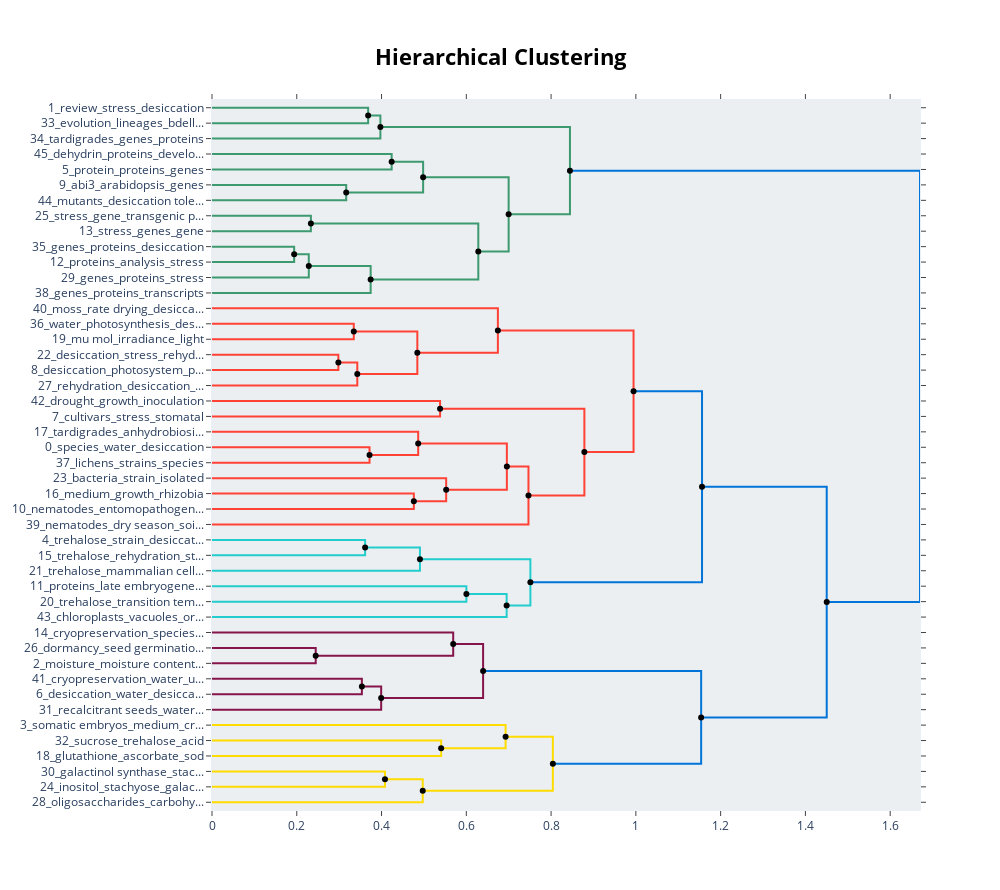

The notebook cell saved with this chart:
### Code cell
fig = mmr_model.visualize_hierarchy(hierarchical_topics=hierarchical_topics)
fig.show()
fig.write_image('../data/citation_network/figures/hierarchical_figure_default_aesthetics.pdf')

### Figure 1 — Plotly figure (JSON) as saved in the notebook; plotly's stock layout.template omitted (floating-point values rounded to 4 significant figures)
{"data": [{"hoverinfo": "text", "marker": {"color": "rgb(61,153,112)"}, "mode": "lines", "text": ["review_stress_desiccation_environmental_studies", "", "", "evolution_lineages_bdelloid_species_land plants"], "type": "scatter", "x": [0, 0.3684, 0.3684, 0], "xaxis": "x", "y": [-5, -5, -15, -15], "yaxis": "y"}, {"hoverinfo": "text", "marker": {"color": "rgb(61,153,112)"}, "mode": "lines", "text": ["mechanisms_stress_review_desiccation_evolution", "", "", "tardigrades_genes_proteins_desiccation_analysis"], "type": "scatter", "x": [0.3684, 0.3973, 0.3973, 0], "xaxis": "x", "y": [-10, -10, -25, -25], "yaxis": "y"}, {"hoverinfo": "text", "marker": {"color": "rgb(61,153,112)"}, "mode": "lines", "text": ["dehydrin_proteins_development_dehydrin like_accumulation", "", "", "protein_proteins_genes_stress_analysis"], "type": "scatter", "x": [0, 0.4239, 0.4239, 0], "xaxis": "x", "y": [-35, -35, -45, -45], "yaxis": "y"}, {"hoverinfo": "text", "marker": {"color": "rgb(61,153,112)"}, "mode": "lines", "text": ["abi3_arabidopsis_genes_type_stress", "", "", "mutants_desiccation tolerance_desiccation_abscisic acid_abscisic"], "type": "scatter", "x": [0, 0.3166, 0.3166, 0], "xaxis": "x", "y": [-55, -55, -65, -65], "yaxis": "y"}, {"hoverinfo": "text", "marker": {"color": "rgb(61,153,112)"}, "mode": "lines", "text": ["proteins_acid_dehydrin_desiccation_sequence", "", "", "arabidopsis_genes_stress_wild type_abscisic acid"], "type": "scatter", "x": [0.4239, 0.4981, 0.4981, 0.3166], "xaxis": "x", "y": [-40, -40, -60, -60], "yaxis": "y"}, {"hoverinfo": "text", "marker": {"color": "rgb(61,153,112)"}, "mode": "lines", "text": ["stress_gene_transgenic plants_protein_wild type", "", "", "stress_genes_gene_protein_abiotic stress"], "type": "scatter", "x": [0, 0.2333, 0.2333, 0], "xaxis": "x", "y": [-75, -75, -85, -85], "yaxis": "y"}, {"hoverinfo": "text", "marker": {"color": "rgb(61,153,112)"}, "mode": "lines", "text": ["genes_proteins_desiccation_stress_rehydration", "", "", "proteins_analysis_stress_differentially expressed_study"], "type": "scatter", "x": [0, 0.1938, 0.1938, 0], "xaxis": "x", "y": [-95, -95, -105, -105], "yaxis": "y"}, {"hoverinfo": "text", "marker": {"color": "rgb(61,153,112)"}, "mode": "lines", "text": ["genes_proteins_stress_analysis_desiccation", "", "", "genes_proteins_stress_development_metabolism"], "type": "scatter", "x": [0.1938, 0.2284, 0.2284, 0], "xaxis": "x", "y": [-100, -100, -115, -115], "yaxis": "y"}, {"hoverinfo": "text", "marker": {"color": "rgb(61,153,112)"}, "mode": "lines", "text": ["genes_proteins_stress_desiccation_metabolism", "", "", "genes_proteins_transcripts_seed maturation_gene"], "type": "scatter", "x": [0.2284, 0.3743, 0.3743, 0], "xaxis": "x", "y": [-107.5, -107.5, -125, -125], "yaxis": "y"}, {"hoverinfo": "text", "marker": {"color": "rgb(61,153,112)"}, "mode": "lines", "text": ["stress_gene_arabidopsis_abiotic stress_analysis", "", "", "genes_proteins_stress_desiccation_metabolism"], "type": "scatter", "x": [0.2333, 0.6283, 0.6283, 0.3743], "xaxis": "x", "y": [-80, -80, -116.2, -116.2], "yaxis": "y"}, {"hoverinfo": "text", "marker": {"color": "rgb(61,153,112)"}, "mode": "lines", "text": ["proteins_genes_arabidopsis_abi3_stress", "", "", "genes_stress_proteins_gene_analysis"], "type": "scatter", "x": [0.4981, 0.6999, 0.6999, 0.6283], "xaxis": "x", "y": [-50, -50, -98.12, -98.12], "yaxis": "y"}, {"hoverinfo": "text", "marker": {"color": "rgb(61,153,112)"}, "mode": "lines", "text": ["stress_desiccation_review_proteins_evolution", "", "", "genes_proteins_stress_analysis_desiccation"], "type": "scatter", "x": [0.3973, 0.8445, 0.8445, 0.6999], "xaxis": "x", "y": [-17.5, -17.5, -74.06, -74.06], "yaxis": "y"}, {"hoverinfo": "text", "marker": {"color": "rgb(255,65,54)"}, "mode": "lines", "text": ["water_photosynthesis_desiccation_species_moss", "", "", "mu mol_irradiance_light_photosynthesis_water"], "type": "scatter", "x": [0, 0.3345, 0.3345, 0], "xaxis": "x", "y": [-145, -145, -155, -155], "yaxis": "y"}, {"hoverinfo": "text", "marker": {"color": "rgb(255,65,54)"}, "mode": "lines", "text": ["desiccation_stress_rehydration_drought_species", "", "", "desiccation_photosystem_photosystem ii_activity_photochemical"], "type": "scatter", "x": [0, 0.2981, 0.2981, 0], "xaxis": "x", "y": [-165, -165, -175, -175], "yaxis": "y"}, {"hoverinfo": "text", "marker": {"color": "rgb(255,65,54)"}, "mode": "lines", "text": ["desiccation_rehydration_water_stress_species", "", "", "rehydration_desiccation_results_water_activity"], "type": "scatter", "x": [0.2981, 0.3428, 0.3428, 0], "xaxis": "x", "y": [-170, -170, -185, -185], "yaxis": "y"}, {"hoverinfo": "text", "marker": {"color": "rgb(255,65,54)"}, "mode": "lines", "text": ["water_photosynthesis_mu mol_light_desiccation", "", "", "desiccation_water_activity_stress_increased"], "type": "scatter", "x": [0.3345, 0.4845, 0.4845, 0.3428], "xaxis": "x", "y": [-150, -150, -177.5, -177.5], "yaxis": "y"}, {"hoverinfo": "text", "marker": {"color": "rgb(255,65,54)"}, "mode": "lines", "text": ["moss_rate drying_desiccation_damage_syntrichia", "", "", "desiccation_water_rehydration_photosynthesis_species"], "type": "scatter", "x": [0, 0.6745, 0.6745, 0.4845], "xaxis": "x", "y": [-135, -135, -163.8, -163.8], "yaxis": "y"}, {"hoverinfo": "text", "marker": {"color": "rgb(255,65,54)"}, "mode": "lines", "text": ["drought_growth_inoculation_plant growth_plant", "", "", "cultivars_stress_stomatal_soil_growth"], "type": "scatter", "x": [0, 0.5381, 0.5381, 0], "xaxis": "x", "y": [-195, -195, -205, -205], "yaxis": "y"}, {"hoverinfo": "text", "marker": {"color": "rgb(255,65,54)"}, "mode": "lines", "text": ["species_water_desiccation_traits_survival", "", "", "lichens_strains_species_light_conditions"], "type": "scatter", "x": [0, 0.3717, 0.3717, 0], "xaxis": "x", "y": [-225, -225, -235, -235], "yaxis": "y"}, {"hoverinfo": "text", "marker": {"color": "rgb(255,65,54)"}, "mode": "lines", "text": ["tardigrades_anhydrobiosis_anhydrobiotic_tardigrade_species", "", "", "species_water_desiccation_traits_environmental"], "type": "scatter", "x": [0, 0.4865, 0.4865, 0.3717], "xaxis": "x", "y": [-215, -215, -230, -230], "yaxis": "y"}, {"hoverinfo": "text", "marker": {"color": "rgb(255,65,54)"}, "mode": "lines", "text": ["medium_growth_rhizobia_strains_media", "", "", "nematodes_entomopathogenic_infective_isolates_indica"], "type": "scatter", "x": [0, 0.4762, 0.4762, 0], "xaxis": "x", "y": [-255, -255, -265, -265], "yaxis": "y"}, {"hoverinfo": "text", "marker": {"color": "rgb(255,65,54)"}, "mode": "lines", "text": ["bacteria_strain_isolated_cyanobacteria_desiccation", "", "", "nematodes_entomopathogenic_infective_isolates_juveniles"], "type": "scatter", "x": [0, 0.5525, 0.5525, 0.4762], "xaxis": "x", "y": [-245, -245, -260, -260], "yaxis": "y"}, {"hoverinfo": "text", "marker": {"color": "rgb(255,65,54)"}, "mode": "lines", "text": ["species_water_desiccation_traits_survival", "", "", "nematodes_strain_desiccation_entomopathogenic_growth"], "type": "scatter", "x": [0.4865, 0.6956, 0.6956, 0.5525], "xaxis": "x", "y": [-222.5, -222.5, -252.5, -252.5], "yaxis": "y"}, {"hoverinfo": "text", "marker": {"color": "rgb(255,65,54)"}, "mode": "lines", "text": ["species_water_desiccation_temperature_survival", "", "", "nematodes_dry season_soil moisture_africa_peanut"], "type": "scatter", "x": [0.6956, 0.7466, 0.7466, 0], "xaxis": "x", "y": [-237.5, -237.5, -275, -275], "yaxis": "y"}, {"hoverinfo": "text", "marker": {"color": "rgb(255,65,54)"}, "mode": "lines", "text": ["water_stress_genotypes_growth_stomatal", "", "", "species_water_desiccation_survival_conditions"], "type": "scatter", "x": [0.5381, 0.8785, 0.8785, 0.7466], "xaxis": "x", "y": [-200, -200, -256.2, -256.2], "yaxis": "y"}, {"hoverinfo": "text", "marker": {"color": "rgb(255,65,54)"}, "mode": "lines", "text": ["desiccation_water_species_photosynthesis_stress", "", "", "species_desiccation_temperature_conditions_traits"], "type": "scatter", "x": [0.6745, 0.9945, 0.9945, 0.8785], "xaxis": "x", "y": [-149.4, -149.4, -228.1, -228.1], "yaxis": "y"}, {"hoverinfo": "text", "marker": {"color": "rgb(35,205,205)"}, "mode": "lines", "text": ["trehalose_strain_desiccation_stress_mutants", "", "", "trehalose_rehydration_strain_saccharomyces_saccharomyces cerevisiae"], "type": "scatter", "x": [0, 0.3612, 0.3612, 0], "xaxis": "x", "y": [-285, -285, -295, -295], "yaxis": "y"}, {"hoverinfo": "text", "marker": {"color": "rgb(35,205,205)"}, "mode": "lines", "text": ["trehalose_strain_desiccation_stress_yeast", "", "", "trehalose_mammalian cells_membrane_viability_human"], "type": "scatter", "x": [0.3612, 0.4906, 0.4906, 0], "xaxis": "x", "y": [-290, -290, -305, -305], "yaxis": "y"}, {"hoverinfo": "text", "marker": {"color": "rgb(35,205,205)"}, "mode": "lines", "text": ["proteins_late embryogenesis abundant_late embryogenesis_lea protein_abundant lea proteins", "", "", "trehalose_transition temperature_state_glass transition_glassy"], "type": "scatter", "x": [0, 0.6002, 0.6002, 0], "xaxis": "x", "y": [-315, -315, -325, -325], "yaxis": "y"}, {"hoverinfo": "text", "marker": {"color": "rgb(35,205,205)"}, "mode": "lines", "text": ["lea protein_late embryogenesis abundant_embryogenesis abundant_late embryogenesis_abundant lea proteins", "", "", "chloroplasts_vacuoles_organelles_electron microscopy_ultrastructural"], "type": "scatter", "x": [0.6002, 0.6951, 0.6951, 0], "xaxis": "x", "y": [-320, -320, -335, -335], "yaxis": "y"}, {"hoverinfo": "text", "marker": {"color": "rgb(35,205,205)"}, "mode": "lines", "text": ["trehalose_strain_desiccation_stress_yeast", "", "", "proteins_lea protein_desiccation_late embryogenesis abundant_embryogenesis abundant"], "type": "scatter", "x": [0.4906, 0.7511, 0.7511, 0.6951], "xaxis": "x", "y": [-297.5, -297.5, -327.5, -327.5], "yaxis": "y"}, {"hoverinfo": "text", "marker": {"color": "rgb(0,116,217)"}, "mode": "lines", "text": ["species_desiccation_conditions_stress_soil", "", "", "trehalose_proteins_desiccation_lea proteins_stress"], "type": "scatter", "x": [0.9945, 1.156, 1.156, 0.7511], "xaxis": "x", "y": [-188.8, -188.8, -312.5, -312.5], "yaxis": "y"}, {"hoverinfo": "text", "marker": {"color": "rgb(133,20,75)"}, "mode": "lines", "text": ["dormancy_seed germination_ex situ_germinated_climate", "", "", "moisture_moisture content_viability_maturity_desiccation"], "type": "scatter", "x": [0, 0.2447, 0.2447, 0], "xaxis": "x", "y": [-355, -355, -365, -365], "yaxis": "y"}, {"hoverinfo": "text", "marker": {"color": "rgb(133,20,75)"}, "mode": "lines", "text": ["cryopreservation_species_ex situ_plant_germplasm", "", "", "moisture_moisture content_species_desiccation_temperature"], "type": "scatter", "x": [0, 0.5691, 0.5691, 0.2447], "xaxis": "x", "y": [-345, -345, -360, -360], "yaxis": "y"}, {"hoverinfo": "text", "marker": {"color": "rgb(133,20,75)"}, "mode": "lines", "text": ["cryopreservation_water_ultrastructural_recalcitrant_viability", "", "", "desiccation_water_desiccation tolerance_damage_development"], "type": "scatter", "x": [0, 0.3536, 0.3536, 0], "xaxis": "x", "y": [-375, -375, -385, -385], "yaxis": "y"}, {"hoverinfo": "text", "marker": {"color": "rgb(133,20,75)"}, "mode": "lines", "text": ["desiccation_water_desiccation tolerance_damage_recalcitrant", "", "", "recalcitrant seeds_water_desiccation_water content_water contents"], "type": "scatter", "x": [0.3536, 0.3991, 0.3991, 0], "xaxis": "x", "y": [-380, -380, -395, -395], "yaxis": "y"}, {"hoverinfo": "text", "marker": {"color": "rgb(133,20,75)"}, "mode": "lines", "text": ["moisture_moisture content_species_desiccation_temperature", "", "", "water_desiccation_desiccation tolerance_water contents_water content"], "type": "scatter", "x": [0.5691, 0.6396, 0.6396, 0.3991], "xaxis": "x", "y": [-352.5, -352.5, -387.5, -387.5], "yaxis": "y"}, {"hoverinfo": "text", "marker": {"color": "rgb(255,220,0)"}, "mode": "lines", "text": ["sucrose_trehalose_acid_commune_pectin", "", "", "glutathione_ascorbate_sod_activity_reductase"], "type": "scatter", "x": [0, 0.5406, 0.5406, 0], "xaxis": "x", "y": [-415, -415, -425, -425], "yaxis": "y"}, {"hoverinfo": "text", "marker": {"color": "rgb(255,220,0)"}, "mode": "lines", "text": ["somatic embryos_medium_cryopreservation_embryogenic_regeneration", "", "", "ascorbate_leaves_sod_enzymes_h2o2"], "type": "scatter", "x": [0, 0.6927, 0.6927, 0.5406], "xaxis": "x", "y": [-405, -405, -420, -420], "yaxis": "y"}, {"hoverinfo": "text", "marker": {"color": "rgb(255,220,0)"}, "mode": "lines", "text": ["galactinol synthase_stachyose_galactose_oligosaccharides_trehalose", "", "", "inositol_stachyose_galactinol_myo inositol_soybean"], "type": "scatter", "x": [0, 0.4081, 0.4081, 0], "xaxis": "x", "y": [-435, -435, -445, -445], "yaxis": "y"}, {"hoverinfo": "text", "marker": {"color": "rgb(255,220,0)"}, "mode": "lines", "text": ["myo inositol_oligosaccharides_raffinose stachyose_galactinol synthase_galactose", "", "", "oligosaccharides_carbohydrate_raffinose stachyose_glucose fructose_raffinose family"], "type": "scatter", "x": [0.4081, 0.4972, 0.4972, 0], "xaxis": "x", "y": [-440, -440, -455, -455], "yaxis": "y"}, {"hoverinfo": "text", "marker": {"color": "rgb(255,220,0)"}, "mode": "lines", "text": ["somatic embryos_medium_acid_cryopreservation_desiccation", "", "", "stachyose_inositol_oligosaccharides_raffinose stachyose_myo inositol"], "type": "scatter", "x": [0.6927, 0.8042, 0.8042, 0.4972], "xaxis": "x", "y": [-412.5, -412.5, -447.5, -447.5], "yaxis": "y"}, {"hoverinfo": "text", "marker": {"color": "rgb(0,116,217)"}, "mode": "lines", "text": ["moisture_desiccation_moisture content_water_species", "", "", "sucrose_somatic embryos_raffinose_medium_stachyose"], "type": "scatter", "x": [0.6396, 1.154, 1.154, 0.8042], "xaxis": "x", "y": [-370, -370, -430, -430], "yaxis": "y"}, {"hoverinfo": "text", "marker": {"color": "rgb(0,116,217)"}, "mode": "lines", "text": ["desiccation_species_stress_degrees_soil", "", "", "desiccation_moisture_cryopreservation_moisture content_species"], "type": "scatter", "x": [1.156, 1.45, 1.45, 1.154], "xaxis": "x", "y": [-250.6, -250.6, -400, -400], "yaxis": "y"}, {"hoverinfo": "text", "marker": {"color": "rgb(0,116,217)"}, "mode": "lines", "text": ["genes_stress_proteins_aba_desiccation", "", "", "desiccation_water_species_degrees_temperature"], "type": "scatter", "x": [0.8445, 1.67, 1.67, 1.45], "xaxis": "x", "y": [-45.78, -45.78, -325.3, -325.3], "yaxis": "y"}, {"hoverinfo": "text", "hovertext": ["mechanisms_stress_review_desiccation_evolution", "proteins_acid_dehydrin_desiccation_sequence", "genes_proteins_stress_analysis_desiccation", "genes_proteins_stress_desiccation_metabolism", "stress_gene_arabidopsis_abiotic stress_analysis", "proteins_genes_arabidopsis_abi3_stress", "stress_desiccation_review_proteins_evolution", "desiccation_rehydration_water_stress_species", "water_photosynthesis_mu mol_light_desiccation", "species_water_desiccation_traits_survival", "species_water_desiccation_temperature_survival", "water_stress_genotypes_growth_stomatal", "desiccation_water_species_photosynthesis_stress", "trehalose_strain_desiccation_stress_yeast", "lea protein_late embryogenesis abundant_embryogenesis abundant_late embryogenesis_abundant lea proteins", "trehalose_strain_desiccation_stress_yeast", "species_desiccation_conditions_stress_soil", "desiccation_water_desiccation tolerance_damage_recalcitrant", "moisture_moisture content_species_desiccation_temperature", "myo inositol_oligosaccharides_raffinose stachyose_galactinol synthase_galactose", "somatic embryos_medium_acid_cryopreservation_desiccation", "moisture_desiccation_moisture content_water_species", "desiccation_species_stress_degrees_soil", "genes_stress_proteins_aba_desiccation"], "marker": {"color": "black"}, "mode": "markers", "showlegend": false, "type": "scatter", "x": [0.3684, 0.4239, 0.1938, 0.2284, 0.2333, 0.4981, 0.3973, 0.2981, 0.3345, 0.4865, 0.6956, 0.5381, 0.6745, 0.3612, 0.6002, 0.4906, 0.9945, 0.3536, 0.5691, 0.4081, 0.6927, 0.6396, 1.156, 0.8445], "y": [-10, -40, -100, -107.5, -80, -50, -17.5, -170, -150, -222.5, -237.5, -200, -149.4, -290, -320, -297.5, -188.8, -380, -352.5, -440, -412.5, -370, -250.6, -45.78]}, {"hoverinfo": "text", "hovertext": ["arabidopsis_genes_stress_wild type_abscisic acid", "genes_proteins_stress_desiccation_metabolism", "genes_stress_proteins_gene_analysis", "genes_proteins_stress_analysis_desiccation", "desiccation_water_activity_stress_increased", "desiccation_water_rehydration_photosynthesis_species", "species_water_desiccation_traits_environmental", "nematodes_entomopathogenic_infective_isolates_juveniles", "nematodes_strain_desiccation_entomopathogenic_growth", "species_water_desiccation_survival_conditions", "species_desiccation_temperature_conditions_traits", "proteins_lea protein_desiccation_late embryogenesis abundant_embryogenesis abundant", "trehalose_proteins_desiccation_lea proteins_stress", "moisture_moisture content_species_desiccation_temperature", "water_desiccation_desiccation tolerance_water contents_water content", "ascorbate_leaves_sod_enzymes_h2o2", "stachyose_inositol_oligosaccharides_raffinose stachyose_myo inositol", "sucrose_somatic embryos_raffinose_medium_stachyose", "desiccation_moisture_cryopreservation_moisture content_species", "desiccation_water_species_degrees_temperature"], "marker": {"color": "black"}, "mode": "markers", "showlegend": false, "type": "scatter", "x": [0.3166, 0.3743, 0.6283, 0.6999, 0.3428, 0.4845, 0.3717, 0.4762, 0.5525, 0.7466, 0.8785, 0.6951, 0.7511, 0.2447, 0.3991, 0.5406, 0.4972, 0.8042, 1.154, 1.45], "y": [-60, -116.2, -98.12, -74.06, -177.5, -163.8, -230, -260, -252.5, -256.2, -228.1, -327.5, -312.5, -360, -387.5, -420, -447.5, -430, -400, -325.3]}], "layout": {"autosize": false, "height": 890, "hoverlabel": {"bgcolor": "white", "font": {"family": "Rockwell", "size": 16}}, "hovermode": "closest", "plot_bgcolor": "#ECEFF1", "showlegend": false, "title": {"font": {"color": "Black", "size": 22}, "text": "<b>Hierarchical Clustering</b>", "x": 0.5, "xanchor": "center", "yanchor": "top"}, "width": 1000, "xaxis": {"mirror": "allticks", "rangemode": "tozero", "showgrid": false, "showline": true, "showticklabels": true, "ticks": "outside", "type": "linear", "zeroline": false}, "yaxis": {"mirror": "allticks", "range": [-460, 0], "rangemode": "tozero", "showgrid": false, "showline": true, "showticklabels": true, "tickmode": "array", "ticks": "outside", "ticktext": ["1_review_stress_desiccation", "33_evolution_lineages_bdell...", "34_tardigrades_genes_proteins", "45_dehydrin_proteins_develo...", "5_protein_proteins_genes", "9_abi3_arabidopsis_genes", "44_mutants_desiccation tole...", "25_stress_gene_transgenic p...", "13_stress_genes_gene", "35_genes_proteins_desiccation", "12_proteins_analysis_stress", "29_genes_proteins_stress", "38_genes_proteins_transcripts", "40_moss_rate drying_desicca...", "36_water_photosynthesis_des...", "19_mu mol_irradiance_light", "22_desiccation_stress_rehyd...", "8_desiccation_photosystem_p...", "27_rehydration_desiccation_...", "42_drought_growth_inoculation", "7_cultivars_stress_stomatal", "17_tardigrades_anhydrobiosi...", "0_species_water_desiccation", "37_lichens_strains_species", "23_bacteria_strain_isolated", "16_medium_growth_rhizobia", "10_nematodes_entomopathogen...", "39_nematodes_dry season_soi...", "4_trehalose_strain_desiccat...", "15_trehalose_rehydration_st...", "21_trehalose_mammalian cell...", "11_proteins_late embryogene...", "20_trehalose_transition tem...", "43_chloroplasts_vacuoles_or...", "14_cryopreservation_species...", "26_dormancy_seed germinatio...", "2_moisture_moisture content...", "41_cryopreservation_water_u...", "6_desiccation_water_desicca...", "31_recalcitrant seeds_water...", "3_somatic embryos_medium_cr...", "32_sucrose_trehalose_acid", "18_glutathione_ascorbate_sod", "30_galactinol synthase_stac...", "24_inositol_stachyose_galac...", "28_oligosaccharides_carbohy..."], "tickvals": [-5, -15, -25, -35, -45, -55, -65, -75, -85, -95, -105, -115, -125, -135, -145, -155, -165, -175, -185, -195, -205, -215, -225, -235, -245, -255, -265, -275, -285, -295, -305, -315, -325, -335, -345, -355, -365, -375, -385, -395, -405, -415, -425, -435, -445, -455], "type": "linear", "zeroline": false}}}
